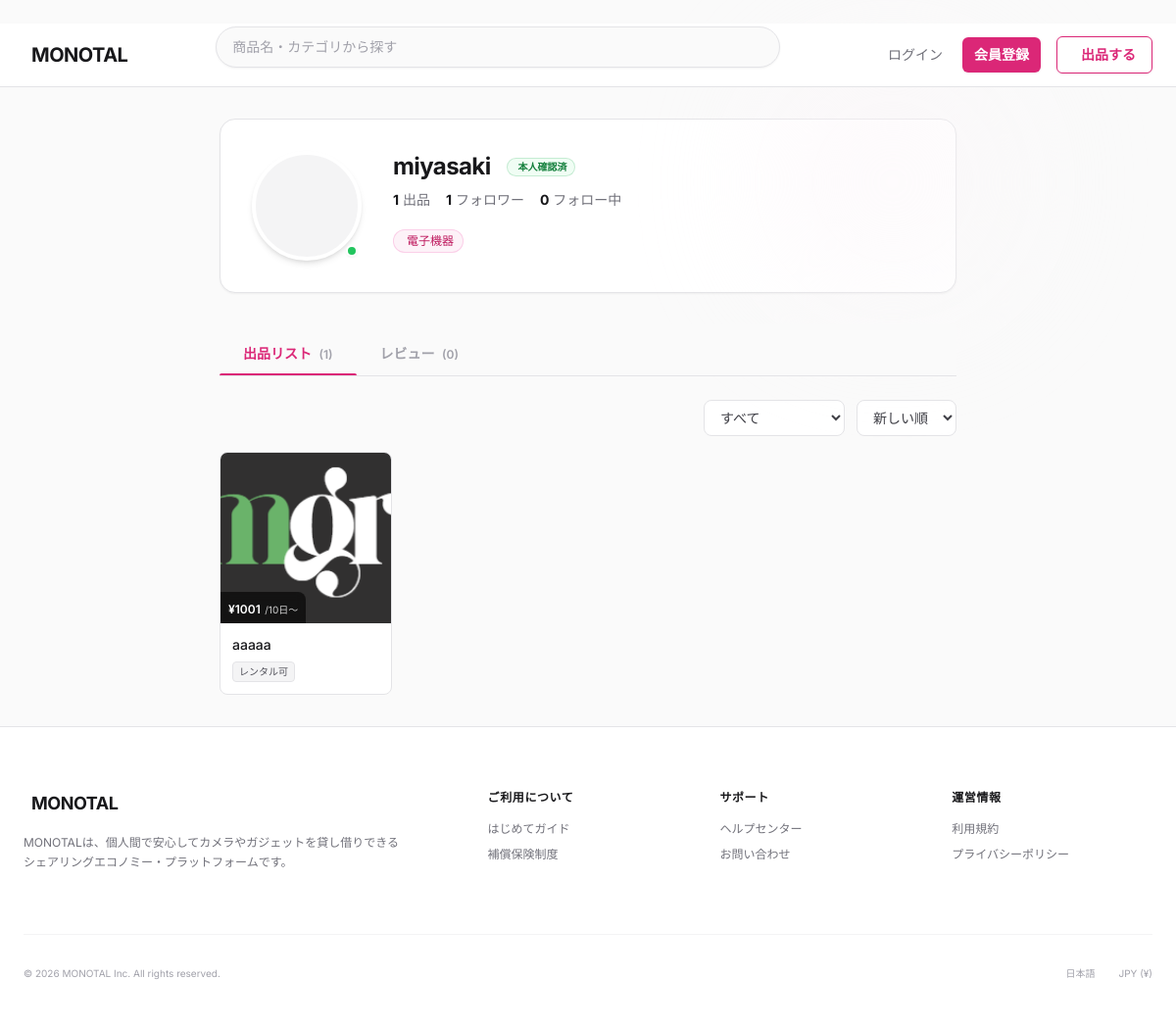
Page /monotal/profile/miyasaki/ on the earlier database version.
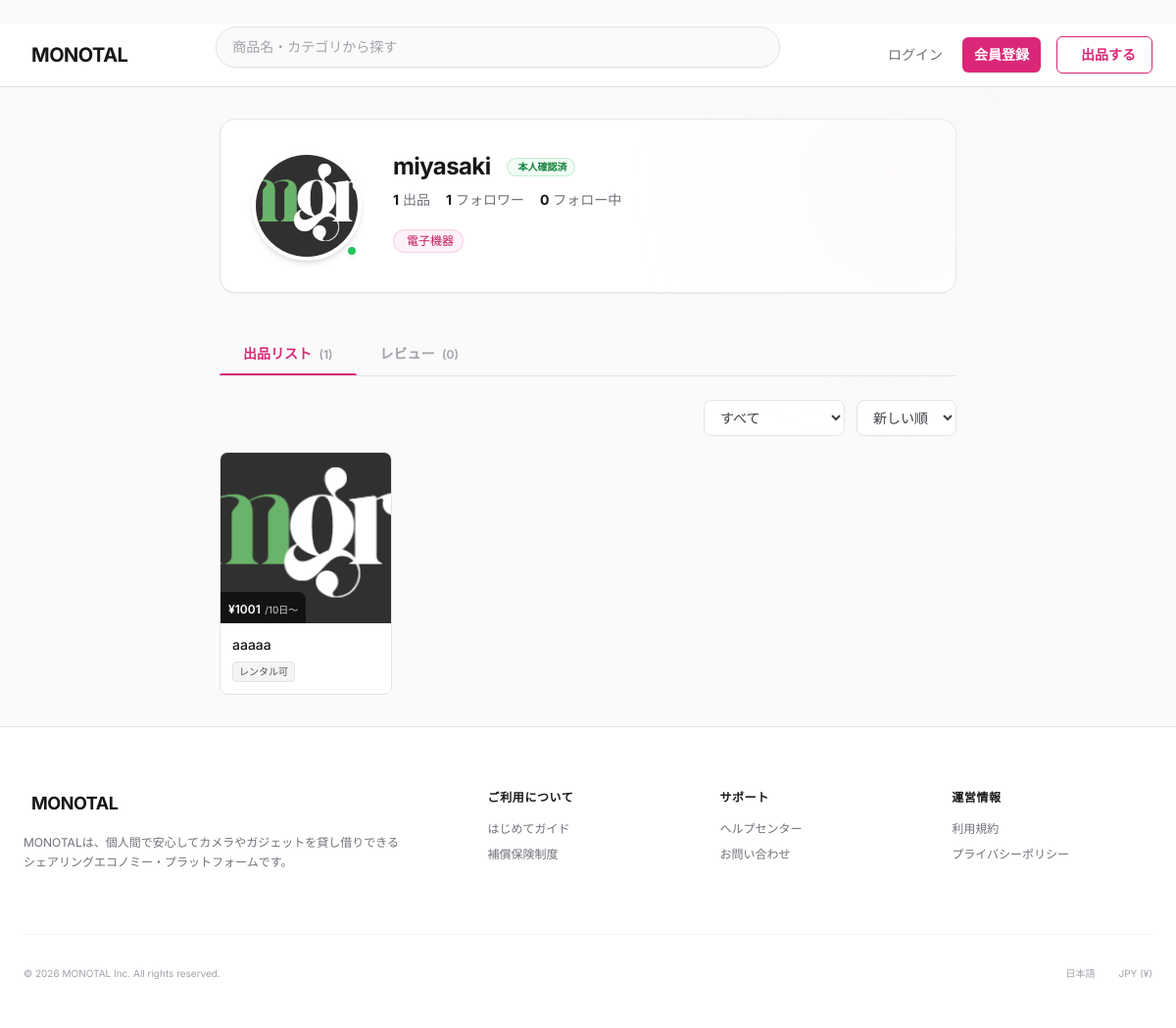
Same page on the later database version.
### monotal/models.py (models this page shows, shortened)
class User(AbstractBaseUser, PermissionsMixin):
    user_id = models.AutoField(primary_key=True)
    user_name = models.CharField(max_length=100)
    display_name = models.CharField(max_length=100)
    email = models.EmailField(max_length=255)
    phone_number = models.CharField(max_length=20, default='')
    password_hash = models.CharField(max_length=255)
    login_attempt_count = models.IntegerField(default=0)
    last_login_datetime = models.DateTimeField(null=True, blank=True)
    user_status = models.ForeignKey(
        UserStatus,
        on_delete=models.PROTECT,
        db_column='user_status_id'
    )
    register_datetime = models.DateTimeField(auto_now_add=True)
    update_datetime = models.DateTimeField(auto_now=True)
    delete_datetime = models.DateTimeField(null=True, blank=True)
    user_image = models.ImageField(upload_to='user_images/', null=True, blank=True)
    bio = models.CharField(max_length=160, blank=True, default='')  # 自己紹介文（Twitter仕様: 160文字）
    is_staff = models.BooleanField(default=False)
    is_active = models.BooleanField(default=True)
    objects = UserManager()
    USERNAME_FIELD = 'email'
    REQUIRED_FIELDS = ['user_name', 'display_name']
    class Meta:
        db_table = 'T_User'
        verbose_name = 'ユーザー'
        verbose_name_plural = 'ユーザー'

### monotal/views.py (the view, shortened to what this page needs)
class ProfileView(View):
    def get(self, request, username, *args, **kwargs):
        try:
            user = User.objects.get(user_name=username, user_status_id__in=[1, 2, 3])
        except User.DoesNotExist:
            messages.error(request, 'ユーザーが見つかりません。')
            return redirect('index')
        user_products = Product.objects.filter(
            user=user,
            delete_datetime__isnull=True
        ).select_related(
            'product_status',
            'product_category'
        ).prefetch_related(
            'images'
        )
        product_status_filter = request.GET.get('status', 'all')
        if product_status_filter == 'available':
            user_products = user_products.filter(product_status_id=1)
        elif product_status_filter == 'renting':
            user_products = user_products.filter(product_status_id=2)
        product_sort = request.GET.get('product_sort', '-register_datetime')
        if product_sort not in ['-register_datetime', 'register_datetime']:
            product_sort = '-register_datetime'
        user_products = user_products.order_by(product_sort)
        bookmarked_products = []
        bookmarks_count = 0
        identity_status = None  # None: 未申請, 0: 審査中, 1: 承認, 2: 却下
        if user.user_status_id == 2:
            identity_status = 1  # 承認済み
        else:
            latest_verification = IdentityVerification.objects.filter(
                user=user
            ).order_by('-register_datetime').first()
            if latest_verification:
                identity_status = latest_verification.identity_verification_status_id
        follower_count = Follow.objects.filter(followed_user=user).count()  # フォロワー数
        following_count = Follow.objects.filter(follower_user=user).count()  # フォロー中
        is_following = False
        is_blocked = False
        is_blocked_by = False
        is_listing_notified = False
        if request.user.is_authenticated and request.user != user:
            is_listing_notified = ListingNotification.objects.filter(
                subscriber_user=request.user,
                target_user=user
            ).exists()
        user_hobbies = UserHobby.objects.filter(
            user=user
        ).select_related('product_category').order_by('product_category_id')
        review_qs = UserReview.objects.filter(reviewed_user=user)
        review_count = review_qs.count()
        review_avg_data = review_qs.aggregate(avg=Avg('review_score'))
        review_avg = review_avg_data['avg']  # None if no reviews
        sort_param = request.GET.get('sort', '-register_datetime')
        valid_sorts = ['-register_datetime', 'register_datetime', '-review_score', 'review_score']
        if sort_param not in valid_sorts:
            sort_param = '-register_datetime'
        reviews = review_qs.select_related(
            'reviewer_user', 'rental_history__product'
        ).order_by(sort_param)
        context = {
            'profile_user': user,
            'user_products': user_products,
            'user_products_count': user_products.count(),
            'bookmarked_products': bookmarked_products,
            'bookmarks_count': bookmarks_count,
            'identity_status': identity_status,
            'is_own_profile': request.user.is_authenticated and request.user == user,
            'follower_count': follower_count,
            'following_count': following_count,
            'is_following': is_following,
            'is_blocked': is_blocked,
            'is_blocked_by': is_blocked_by,
            'is_listing_notified': is_listing_notified,
            'user_hobbies': user_hobbies,
            'review_count': review_count,
            'review_avg': review_avg,
            'reviews': reviews,
            'review_sort': sort_param,
            'product_status_filter': product_status_filter,
            'product_sort': product_sort,
            'report_reasons': ReportReason.objects.all(),
        }
        return render(request, 'profile.html', context)

### monotal/context_processors.py (called while the page is built, shortened)
def rental_context(request):
    context = {
        'pending_rental_count': 0,
    }
    return context

def notification_context(request):
    context = {
        'unread_notification_count': 0,
    }
    return context

### monotal/models.py (called while the page is built)
    @property
    def min_rental_plan(self):
        return self.rental_plans.order_by('rental_days').first()

### templates/profile.html (shortened to what the changed rows need)
﻿{% extends 'base.html' %}
{% load static %}
{% block extra_css %}
<link rel="stylesheet" href="{% static 'css/profile.css' %}">
{% endblock %}
{% block content %}
<main class="flex-1 w-full mx-auto max-w-[800px] px-4 lg:px-6 py-8 space-y-8">
    <section class="bg-white rounded-2xl border border-zinc-200 p-6 md:p-8 shadow-sm relative">
        <div class="flex flex-col md:flex-row gap-6 md:gap-8 relative">
            <div class="flex-shrink-0 flex justify-center md:block">
                <div class="relative">
                    <div class="h-24 w-24 md:h-28 md:w-28 rounded-full border-4 border-white shadow-md overflow-hidden bg-zinc-100">
                        {% if profile_user.user_image %}
                        <img src="{{ profile_user.user_image.url }}" alt="{{ profile_user.display_name }}" class="h-full w-full object-cover">
                        {% else %}
                        <div class="h-full w-full flex items-center justify-center text-zinc-400">
                        </div>
                        {% endif %}
                    </div>
                    {% if identity_status == 1 %}
                    <div class="absolute bottom-1 right-1 bg-green-500 text-white p-1 rounded-full border-2 border-white shadow-sm" title="本人確認済み">
                    </div>
                    {% elif identity_status == 0 %}
                    <div class="absolute bottom-1 right-1 bg-amber-500 text-white p-1 rounded-full border-2 border-white shadow-sm" title="審査中">
                        <span class="iconify block" data-icon="lucide:clock" data-width="12"></span>
                    </div>
                    {% elif identity_status == 2 %}
                    <div class="absolute bottom-1 right-1 bg-red-500 text-white p-1 rounded-full border-2 border-white shadow-sm" title="本人確認が却下されました">
                        <span class="iconify block" data-icon="lucide:x" data-width="12"></span>
                    </div>
                    {% endif %}
                </div>
            </div>
            <div class="flex-1 text-center md:text-left space-y-5">
                <div class="space-y-2">
                    <div class="flex flex-col md:flex-row md:items-center gap-2 md:gap-4 justify-center md:justify-start">
                        <h1 class="text-xl md:text-2xl font-bold text-zinc-900 tracking-tight">{{ profile_user.display_name }}</h1>
                        <div class="flex items-center justify-center gap-2">
                            {% if identity_status == 1 %}
                            <span class="inline-flex items-center gap-1 rounded-full bg-green-50 px-2 py-0.5 text-[10px] font-bold text-green-700 ring-1 ring-inset ring-green-600/20">
                            </span>
                            {% elif identity_status == 0 %}
                            <span class="inline-flex items-center gap-1 rounded-full bg-amber-50 px-2 py-0.5 text-[10px] font-bold text-amber-700 ring-1 ring-inset ring-amber-600/20">
                                <span class="iconify" data-icon="lucide:clock" data-width="12"></span>
                                審査中
                            </span>
                            {% endif %}
                        </div>
                    </div>
                </div>
            </div>
        </div>
    </section>
</main>
{% endblock %}

Differences in the rows shown:
changed User "miyasaki": user_image: picture added
